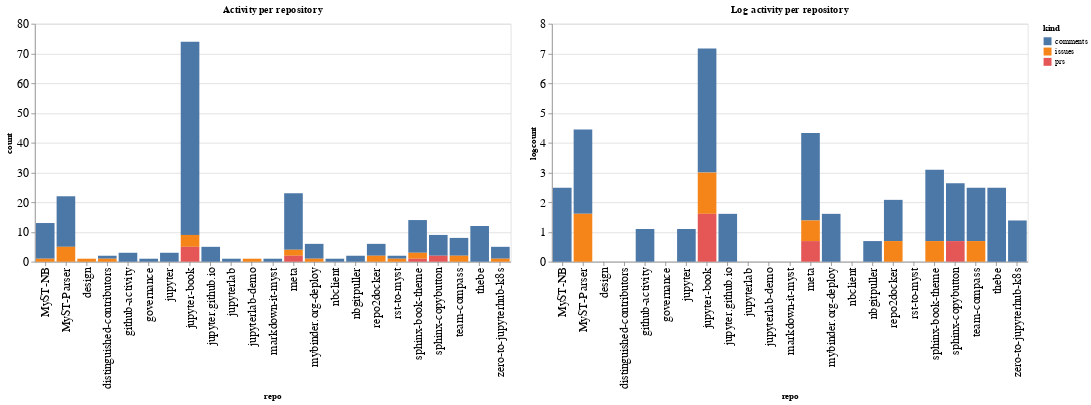

Here is the notebook cell this chart was saved with:
### Code cell
ch1 = alt.Chart(repo_summaries, width=600, title="Activity per repository").mark_bar().encode(
    x='repo',
    y='count',
    color='kind',
    tooltip="kind"
)

ch2 = alt.Chart(repo_summaries, width=600, title="Log activity per repository").mark_bar().encode(
    x='repo',
    y='logcount',
    color='kind',
    tooltip="kind"
)

ch1 | ch2

### Figure 1 — Vega-Lite specification as saved in the notebook (floating-point values rounded to 4 significant figures)
{"config": {"axisLeft": {"labelFontSize": 15}, "axisBottom": {"labelFontSize": 15}}, "hconcat": [{"mark": "bar", "encoding": {"color": {"type": "nominal", "field": "kind"}, "tooltip": {"type": "nominal", "field": "kind"}, "x": {"type": "nominal", "field": "repo"}, "y": {"type": "quantitative", "field": "count"}}, "title": "Activity per repository", "width": 600}, {"mark": "bar", "encoding": {"color": {"type": "nominal", "field": "kind"}, "tooltip": {"type": "nominal", "field": "kind"}, "x": {"type": "nominal", "field": "repo"}, "y": {"type": "quantitative", "field": "logcount"}}, "title": "Log activity per repository", "width": 600}], "data": {"name": "data-9838113b01d252a7a69d44d6dcf88bf2"}, "$schema": "https://vega.github.io/schema/vega-lite/v4.8.1.json", "datasets": {"data-9838113b01d252a7a69d44d6dcf88bf2": [{"repo": "MyST-NB", "kind": "comments", "count": 12, "logcount": 2.485}, {"repo": "MyST-NB", "kind": "issues", "count": 1, "logcount": 0.0}, {"repo": "MyST-Parser", "kind": "comments", "count": 17, "logcount": 2.833}, {"repo": "MyST-Parser", "kind": "issues", "count": 5, "logcount": 1.609}, {"repo": "design", "kind": "issues", "count": 1, "logcount": 0.0}, {"repo": "distinguished-contributors", "kind": "comments", "count": 1, "logcount": 0.0}, {"repo": "distinguished-contributors", "kind": "issues", "count": 1, "logcount": 0.0}, {"repo": "github-activity", "kind": "comments", "count": 3, "logcount": 1.099}, {"repo": "governance", "kind": "comments", "count": 1, "logcount": 0.0}, {"repo": "jupyter", "kind": "comments", "count": 3, "logcount": 1.099}, {"repo": "jupyter-book", "kind": "comments", "count": 65, "logcount": 4.174}, {"repo": "jupyter-book", "kind": "issues", "count": 4, "logcount": 1.386}, {"repo": "jupyter-book", "kind": "prs", "count": 5, "logcount": 1.609}, {"repo": "jupyter.github.io", "kind": "comments", "count": 5, "logcount": 1.609}, {"repo": "jupyterlab", "kind": "comments", "count": 1, "logcount": 0.0}, {"repo": "jupyterlab-demo", "kind": "issues", "count": 1, "logcount": 0.0}, {"repo": "markdown-it-myst", "kind": "comments", "count": 1, "logcount": 0.0}, {"repo": "meta", "kind": "comments", "count": 19, "logcount": 2.944}, {"repo": "meta", "kind": "issues", "count": 2, "logcount": 0.6931}, {"repo": "meta", "kind": "prs", "count": 2, "logcount": 0.6931}, {"repo": "mybinder.org-deploy", "kind": "comments", "count": 5, "logcount": 1.609}, {"repo": "mybinder.org-deploy", "kind": "issues", "count": 1, "logcount": 0.0}, {"repo": "nbclient", "kind": "comments", "count": 1, "logcount": 0.0}, {"repo": "nbgitpuller", "kind": "comments", "count": 2, "logcount": 0.6931}, {"repo": "repo2docker", "kind": "comments", "count": 4, "logcount": 1.386}, {"repo": "repo2docker", "kind": "issues", "count": 2, "logcount": 0.6931}, {"repo": "rst-to-myst", "kind": "comments", "count": 1, "logcount": 0.0}, {"repo": "rst-to-myst", "kind": "issues", "count": 1, "logcount": 0.0}, {"repo": "sphinx-book-theme", "kind": "comments", "count": 11, "logcount": 2.398}, {"repo": "sphinx-book-theme", "kind": "issues", "count": 2, "logcount": 0.6931}, {"repo": "sphinx-book-theme", "kind": "prs", "count": 1, "logcount": 0.0}, {"repo": "sphinx-copybutton", "kind": "comments", "count": 7, "logcount": 1.946}, {"repo": "sphinx-copybutton", "kind": "prs", "count": 2, "logcount": 0.6931}, {"repo": "team-compass", "kind": "comments", "count": 6, "logcount": 1.792}, {"repo": "team-compass", "kind": "issues", "count": 2, "logcount": 0.6931}, {"repo": "thebe", "kind": "comments", "count": 12, "logcount": 2.485}, {"repo": "zero-to-jupyterhub-k8s", "kind": "comments", "count": 4, "logcount": 1.386}, {"repo": "zero-to-jupyterhub-k8s", "kind": "issues", "count": 1, "logcount": 0.0}]}}
